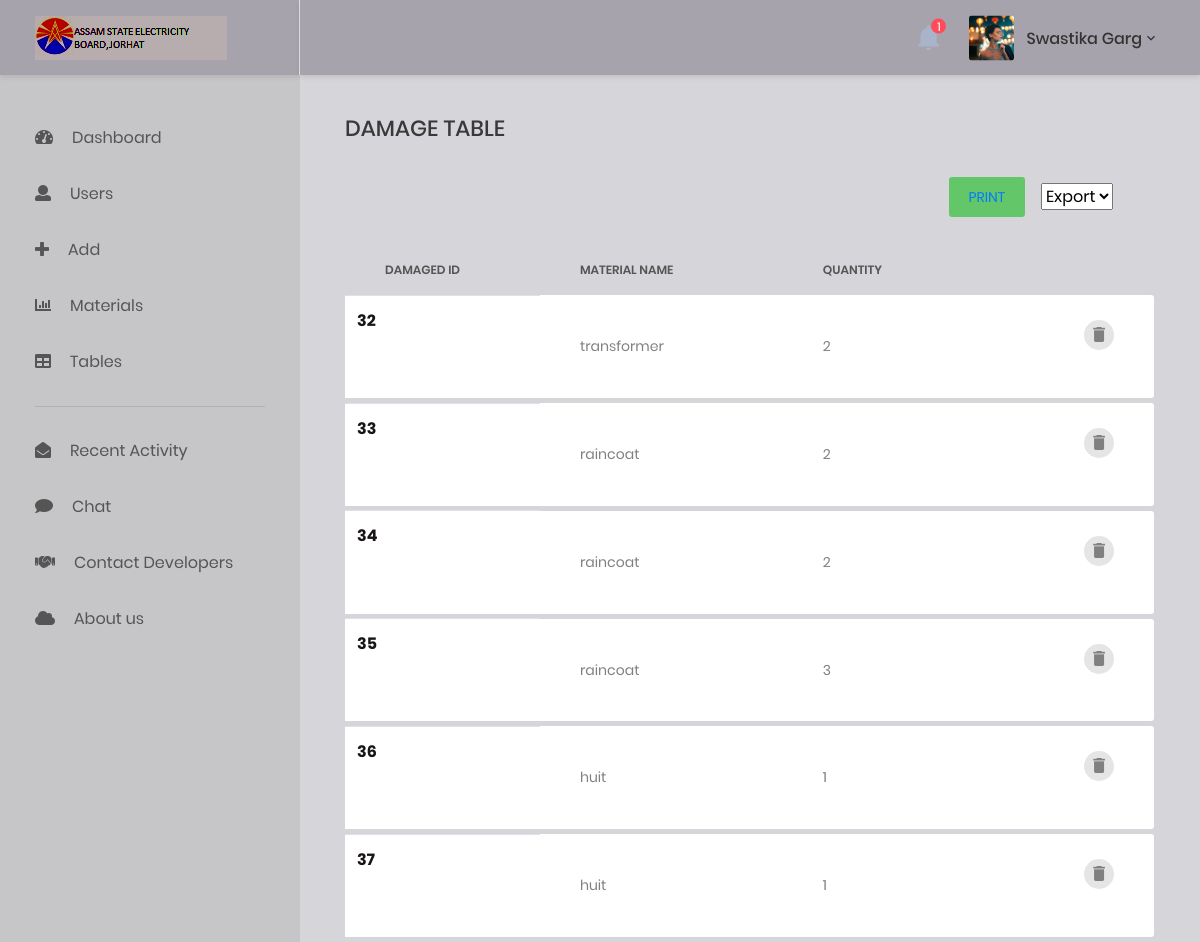
Page /damagetable_old.php (signed in) on the committed database.
### tables this page shows
CREATE TABLE `users` (
  `userid` int(11) NOT NULL,
  `usertypes` int(11) NOT NULL,
  `username` varchar(30) NOT NULL,
  `password` varchar(255) NOT NULL,
  `userpic` varchar(100) NOT NULL,
  `firstname` varchar(50) NOT NULL,
  `lastname` varchar(50) NOT NULL,
  `gender` tinyint(4) NOT NULL,
  `dob` date NOT NULL,
  `phone` bigint(20) NOT NULL,
  `email` varchar(50) NOT NULL,
  `country` varchar(30) NOT NULL,
  `state` varchar(30) NOT NULL,
  `city` varchar(30) NOT NULL,
  `pincode` int(11) NOT NULL,
  `divid` int(11) NOT NULL,
  `designation` varchar(30) NOT NULL,
  `status` varchar(50) NOT NULL
);

CREATE TABLE `damage` (
  `damid` int(11) NOT NULL,
  `mcode` int(11) NOT NULL,
  `quantity` int(11) NOT NULL
);

CREATE TABLE `materials` (
  `mid` int(11) NOT NULL,
  `mname` varchar(30) NOT NULL,
  `make` varchar(40) NOT NULL,
  `t_id` int(11) UNSIGNED NOT NULL DEFAULT '0',
  `remarks` varchar(40) NOT NULL,
  `catid` int(11) NOT NULL,
  `matcode` varchar(50) NOT NULL
);

### damagetable_old.php (the view, shortened to what this page needs)
<?php
include('header.php');
include('conn.php');
$join=mysqli_query($conn,"select * from damage, materials where damage.mcode= materials.mid");
?>
<div class="row">
    <div class="col-md-12">
        <h3 class="title-5 m-b-35">DAMAGE TABLE</h3>
        <div class="table-data__tool">
            <div class="table-data__tool-left">
                </div>
            <div class="table-data__tool-right">
            <button class="au-btn au-btn-icon au-btn--green au-btn--small">
                    <a href="damagetable.php">Print</a>
            </button>
                <div class="rs-select2--dark rs-select2--sm rs-select2--dark2">
                    <select class="js-select2" name="type">
                        <option selected="selected">Export</option>
                    </select>
                </div>
            </div>
        </div>
        <div class="table-responsive table-responsive-data2">
            <table class="table table-data2">
                <thead>
                    <tr>
                  <th scope="col">Damaged Id</th>
                   <th scope="col">Material Name</th>
                    <th scope="col">Quantity</th>
                                                                </tr>
                                        </thead>
                                        <tbody>
                                        <?php
                              while($row=mysqli_fetch_array($join))
                              {
                      ?>
                      <tr>
                      <th scope="row">
                      <div class="media align-items-center">
                          <div class="media-body">
                            <span class="mb-0 text-sm"><?php echo $row['damid'] ?></span>
                          </div>
                        </div>
                        <td>
                          <div class="media-body">
                            <span class="mb-0 text-sm"><?php echo $row['mname'] ?></span>
                          </div>
                        </td>
                      </th>
                      <td >
                          <i class="bg-warning"></i> <?php echo $row['quantity'] ?>
                    </td>
                                                <td>
                                                    <div class="table-data-feature">
                                                        <button class="item" data-toggle="tooltip" data-placement="top" title="Delete">
                                                        <a href="damage.php?id=<?php echo $row['mid'] ?>"> <i class="zmdi zmdi-delete"></i>
                                                        </button>
                                                    </div>
                                                </td>
                                                <tr class="spacer"></tr>
                                            </tr>
                                            <?php
                            }
                    ?>
                                        </tbody>
                                    </table>
                                </div>

### header.php (shortened to what this page needs)
<?php
$sesid=$_SESSION['userid'];
$sesusertype=$_SESSION['usertypes'];
?>
<?php
    include('conn.php');
    $select_user = "select * from users where userid = '$sesid'";
    $u = mysqli_query($conn, $select_user);
    $user = mysqli_fetch_array($u);
    $divid = $user['divid'];
    $rse=mysqli_query($conn,"select count(*) as n from notification where whom_to_notify='$divid'");
    $no=mysqli_fetch_array($rse);
    $rs=mysqli_query($conn, "select * from users where userid='$sesid' ");
?>
<!DOCTYPE html>
<html lang="en">
<head>
    <link href="css/font-face.css" rel="stylesheet" media="all">
    <link href="test.css" rel="stylesheet" media="all">
    <link href="vendor/font-awesome-4.7/css/font-awesome.min.css" rel="stylesheet" media="all">
    <link href="vendor/font-awesome-5/css/fontawesome-all.min.css" rel="stylesheet" media="all">
    <link href="vendor/mdi-font/css/material-design-iconic-font.min.css" rel="stylesheet" media="all">
    <link href="vendor/bootstrap-4.1/bootstrap.min.css" rel="stylesheet" media="all">
    <link href="vendor/animsition/animsition.min.css" rel="stylesheet" media="all">
    <link href="vendor/bootstrap-progressbar/bootstrap-progressbar-3.3.4.min.css" rel="stylesheet" media="all">
    <link href="vendor/wow/animate.css" rel="stylesheet" media="all">
    <link href="vendor/css-hamburgers/hamburgers.min.css" rel="stylesheet" media="all">
    <link href="vendor/slick/slick.css" rel="stylesheet" media="all">
    <link href="vendor/select2/select2.min.css" rel="stylesheet" media="all">
    <link href="vendor/perfect-scrollbar/perfect-scrollbar.css" rel="stylesheet" media="all">
    <link href="css/theme.css" rel="stylesheet" media="all">
</head>
<body class="animsition">
    <div class="page-wrapper">
        <aside class="menu-sidebar d-none d-lg-block">
            <div class="logo">
                <a href="#">
                    <img src="images/icon/apdcllogo.png" alt="Cool Admin" />
                </a>
            </div>
            <div class="menu-sidebar__content js-scrollbar1">
                <nav class="navbar-sidebar">
                    <ul class="list-unstyled navbar__list">
                    <li class="has-sub">
                            <a class="js-arrow" href="show.php">
                                <i class="fas fa-tachometer-alt"></i>Dashboard </a>
                        </li>
                        <?php
                                        if($sesusertype==1){
                                            echo '<li>
                                            <a href="user.php">
                                                    <i class="fas fa-user"></i>Users</a>
                                            </li>';
                                           echo  '<li>
                                                <a href="adition.php">
                                                        <i class="fas fa-plus"></i>Add</a>
                                                </li>';
                                        }
                                    ?>
                        <li class="has-sub">
                            <a class="js-arrow" href="#">
                                <i class="fas fa-chart-bar"></i>Materials</a>
                       </li>
                        <li class="has-sub">
                            <a class="js-arrow" href="#">
                                <i class="fas fa-table"></i>Tables</a>
                        </li>
                    </ul>
                    <hr>
                    <ul class="list-unstyled navbar__list">
                    <li class="has-sub">
                            <a class="js-arrow" href="recent_activity.php">
                             <i class="fas fa-envelope-open"></i>Recent Activity</a>
                    </li>
                    <li class="has-sub">
                            <a class="js-arrow" href="help.php">
                             <i class="fas fa-comment"></i>Chat</a>
                    </li>
                    <li class="has-sub">
                            <a class="js-arrow" href="contactdeveloper.php">
                             <i class="fas fa-handshake-o"></i>Contact Developers</a>
                    </li>
                    <li class="has-sub">
                            <a class="js-arrow" href="aboutus.php">
                             <i class="fas fa-cloud"></i>About us</a>
                    </li>
                                    </ul>
                </nav>
            </div>
        </aside>
        <div class="page-container">
            <header class="header-desktop">
                <div class="section__content section__content--p30">
                    <div class="container-fluid">
                        <div class="header-wrap">
                            <div class="header-button">
                                    <div class="noti-wrap">
                                    <div class="noti__item js-item-menu">
                                        <i class="zmdi zmdi-notifications"></i>
                                        <span class="quantity"><?php echo $no['n']; ?></span>
                                    </div>
                                </div>
                                <div class="account-wrap">
                                    <div class="account-item clearfix js-item-menu">
                                        <div class="image">
                                        <?php
                                        while($row1 = mysqli_fetch_array($rs)){
                                      ?>
                                            <img src="<?php echo $row1['userpic'] ?>" alt="<?php echo $row1['username']?>" />
                                        </div>
                                        <div class="content">
                                      <a class="js-acc-btn" href="#">  <?php echo $row1['firstname']?> <?php echo $row1['lastname']  ?></a>
                                        </div>
                                        <?php } ?>
                                    </div>
                                </div>
                            </div>
                        </div>
                    </div>
                </div>
            </header>
            <div class="main-content">
                <div class="section__content section__content--p30">
                    <div class="container-fluid">
                        <div class="row">
                            <div class="col-md-12">
</body>
</html>

### rows in the picture
users: userpic (picture), firstname "Swastika", lastname "Garg"
damage: damid "32", materials.mname "transformer", quantity "2"
damage: damid "33", materials.mname "raincoat", quantity "2"
damage: damid "34", materials.mname "raincoat", quantity "2"
damage: damid "35", materials.mname "raincoat", quantity "3"
damage: damid "36", materials.mname "huit", quantity "1"
damage: damid "37", materials.mname "huit", quantity "1"

### other values in the picture
$no['n'] "1"
